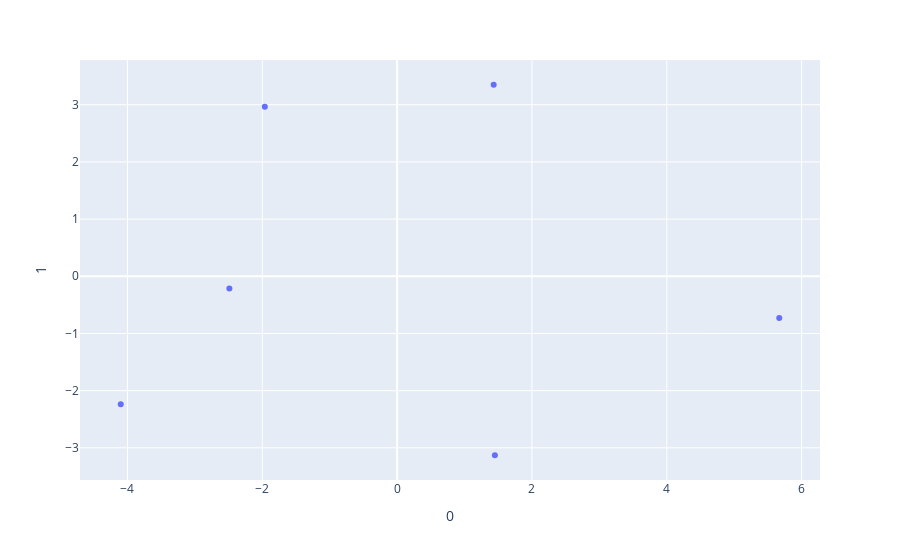

The notebook cell saved with this chart:
### Code cell
import plotly.express as px

components = pcabb.fit_transform(tBrands)
fig = px.scatter(components, x=0, y=1) , color=df['species']
fig.show()

### Figure 1 — Plotly figure (JSON) as saved in the notebook; plotly's stock layout.template omitted (floating-point values rounded to 4 significant figures)
{"data": [{"hovertemplate": "0=%{x}<br>1=%{y}<extra></extra>", "legendgroup": "", "marker": {"color": "#636efa", "symbol": "circle"}, "mode": "markers", "name": "", "showlegend": false, "type": "scatter", "x": [-4.1, -2.489, -1.963, 1.45, 5.669, 1.432], "xaxis": "x", "y": [-2.238, -0.2131, 2.963, -3.13, -0.7316, 3.349], "yaxis": "y"}], "layout": {"legend": {"tracegroupgap": 0}, "margin": {"t": 60}, "xaxis": {"anchor": "y", "domain": [0, 1], "title": {"text": "0"}}, "yaxis": {"anchor": "x", "domain": [0, 1], "title": {"text": "1"}}}}
